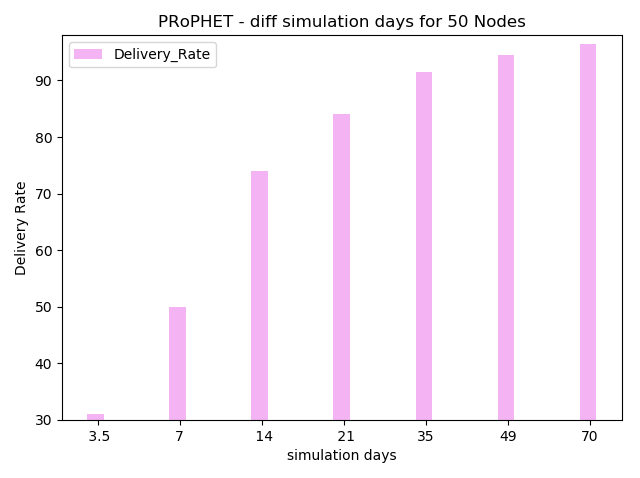

The script that drew this image:
# -*- coding: utf-8 -*-
"""
Created on Tue Sep 18 11:52:35 2018

@author: krishanth
"""

# -*- coding: utf-8 -*-
"""
Created on Tue Sep 18 10:47:05 2018

@author: krishanth
"""

#!/usr/bin/python
# Script to plot the stats extracted related to sent
# packets.
#
# Author: Asanga Udugama (adu@comnets.uni-bremen.de)
# Date: 22-aug-2017

import numpy as np
import matplotlib.pyplot as plt

n_groups = 7
   
#average_delivery_delay = (102703, 109863, 120299, 128261, 133841, 136118  )
Delivery_Rate = (31.14, 50, 73.94, 84.11 , 91.58, 94.43, 96.44) 


fig, ax = plt.subplots()

index = np.arange(n_groups)
bar_width = 0.2

opacity = 0.6

rects1 = plt.bar(index, Delivery_Rate, bar_width,
                 alpha=opacity,
                 color='violet', label='Delivery_Rate')

plt.xlabel('simulation days')
plt.ylabel('Delivery Rate')
plt.title('PRoPHET - diff simulation days for 50 Nodes')
plt.xticks(index + 1 + (bar_width * 0.125), (' 3.5','7',' 14',' 21','35','49', '70'))
plt.ylim(30, 98)

plt.legend()

plt.tight_layout()
plt.show()
